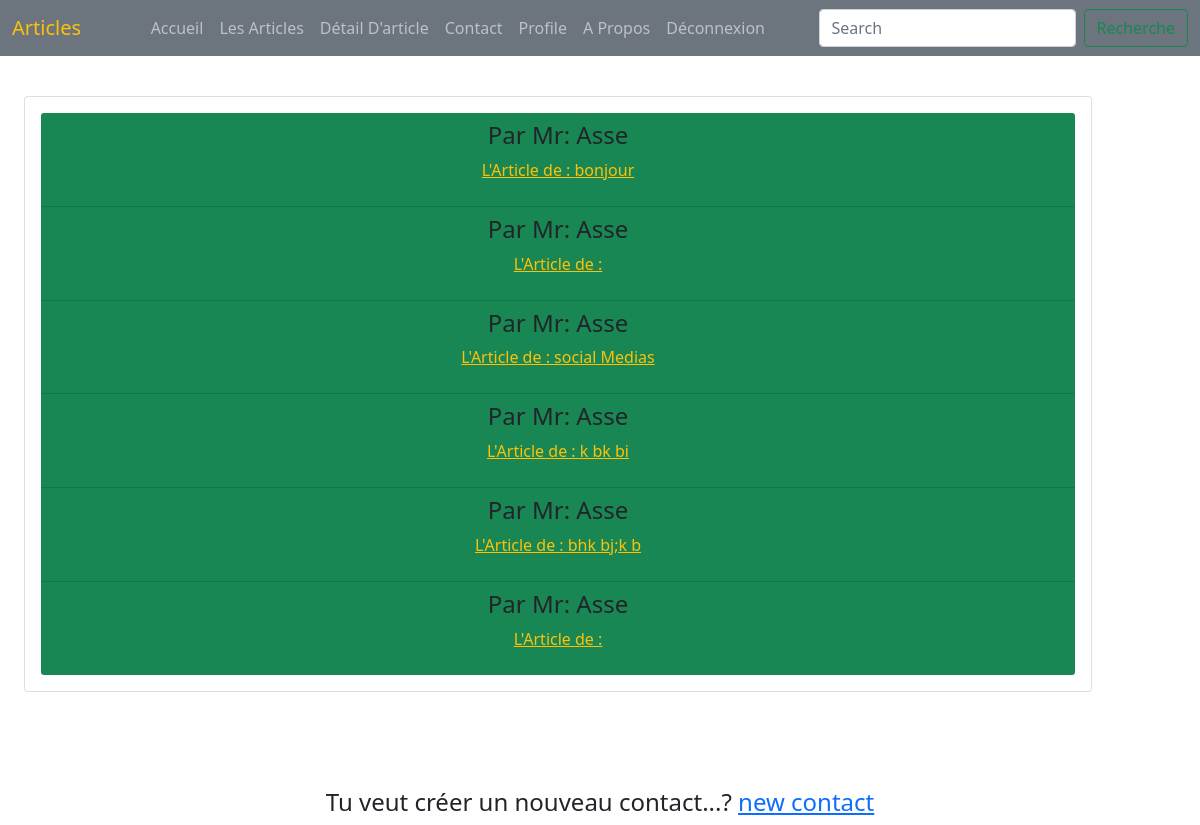
Screenshot of /article/ (signed in) with the database file from the repository.
### myarticle/models.py (models this page shows, shortened)
class article(models.Model):
    titre = models.CharField(max_length=25)
    resume = models.CharField(max_length=250)
    photos = models.FileField(null=True,blank=True,upload_to='photos')
    contenu = models.CharField(max_length=1000)
    Auteur = models.ForeignKey(User,on_delete=models.SET_NULL,null=True)
    dt_creation = models.DateTimeField(auto_now_add=True)
    dr_mise_jr = models.DateTimeField(auto_now_add=True)
    archive = models.BooleanField(default=False)

### myarticle/views.py (the view)
# urls.py: path('article/',p_article,name="article_art"),
@login_required(login_url="/logine/")
def p_article(request):
    user = request.user
    v_article = article.objects.filter(Auteur=user,archive=False)
    return render(request,"articles/p_articles.html",{'v_article':v_article})

### templates/articles/p_articles.html (shortened to what this page needs)
<!DOCTYPE html>
<html lang="en">
<head>
    <link href="https://cdn.jsdelivr.net/npm/bootstrap@5.1.3/dist/css/bootstrap.min.css" rel="stylesheet">
</head>
<body>
    <nav class="navbar navbar-expand-lg bg-secondary navbar-dark position-fixed w-100">
        <div class="container-fluid">
          <a class="navbar-brand text-warning active" href="{% url 'article_art' %}">Articles</a>
          <div class="collapse navbar-collapse" id="navbarSupportedContent">
            <ul class="navbar-nav m-auto mb-2 mb-lg-0">
              <li class="nav-item">
                <a class="nav-link" aria-current="page" href="{% url 'accueil_art' %}">Accueil</a>
              </li>
              <li class="nav-item">
                <a class="nav-link " href="{% url 'articles' %}">Les Articles</a>
              </li>
              <li class="nav-item">
                <a class="nav-link " href="{% url 'page_detail' %}">Détail D'article</a>
              </li>
              <li class="nav-item">
                <a class="nav-link" href="{% url 'contact' %}">Contact</a>
              </li>
              <li class="nav-item">
                <a class="nav-link " href="{% url 'about' %}">Profile</a>
              </li>
              <li class="nav-item">
                <a class="nav-link " href="{% url 'about' %}">A Propos</a>
              </li>
              <li class="nav-item">
                {% if request.user.is_authenticated %}
                <a class="nav-link " href="{% url 'logine_art' %}">Déconnexion</a>
              </li>
              {% else %}
              <li class="nav-item">
                <a class="nav-link " href="{% url 'logine_art' %}">Connexion</a>
              </li>
              {% endif %}
            </ul>
            <form class="d-flex">
              <input class="form-control me-2" type="search" placeholder="Search" aria-label="Search">
              <button class="btn btn-outline-success" type="submit">Recherche</button>
            </form>
          </div>
        </div>
      </nav>
      <div class="row container py-5 text-center ">
          <div class="col-md-12 m-auto py-5 ">
              <div class="card card-body ">
                {% if v_article %}
                  <ul class="list-group list-group-flush  ">
                    {% for article in v_article %}
                    <li class="list-group-item bg-success">
                       <h4>Par Mr: {{ article.Auteur }} </h4> <p> <a href=" {% url 'details' article.id %}" class="text-warning">L'Article de : {{ article.titre }}</a> </p>
                    </li>
                    {% endfor %}
                  </ul>
                    {% else %}
                  <p>contact vide</p>
                  {% endif %}
              </div>
          </div>
      </div>
      <h4 class="text-center">Tu veut créer un nouveau contact...? <a href="{% url 'new_article' %}"> new contact</a></h4>
</body>
</html>

### rows the page displays
article: Auteur "Asse", titre "bonjour"
article: Auteur "Asse"
article: Auteur "Asse", titre "social Medias"
article: Auteur "Asse", titre "k bk bi"
article: Auteur "Asse", titre "bhk bj;k b"
article: Auteur "Asse"
